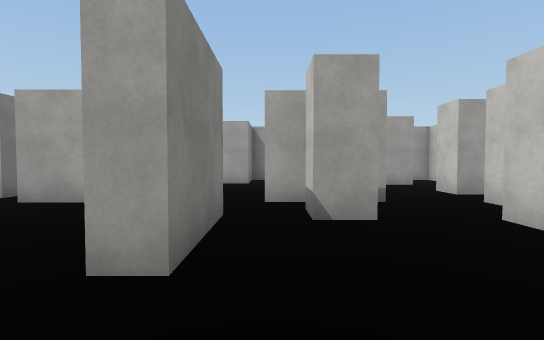
View 1 (above)

24 first-person views from a walk through a Unity game level. The camera is 1.4 m above the floor, tilts 2° down and sees 85° across. The floor is counted in squares, 2 m on a side. Each view is taken from the middle of a square. On the plan, view 1 faces up. The plan holds only what a view shows up to about 10 squares ahead; the rest is blank. The player is left out. Surface patterns are stand-ins for the level's own textures.

View 2
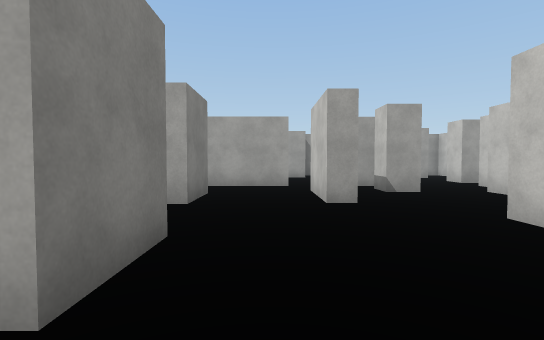

View 3
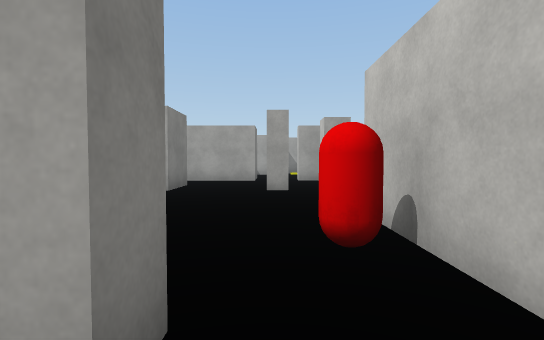

View 4
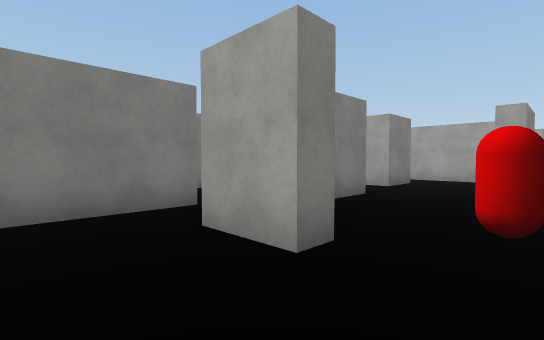

View 5
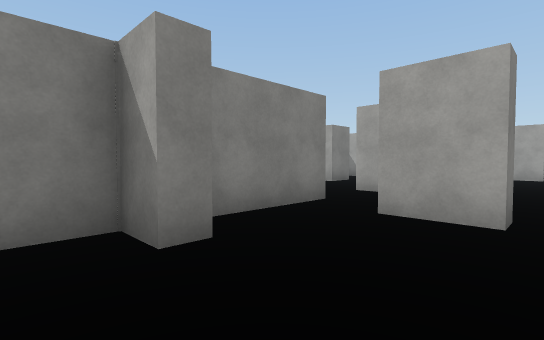

View 6
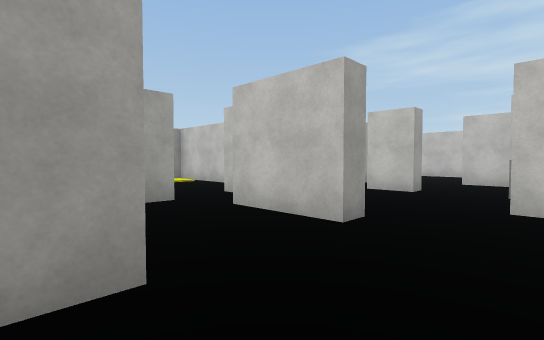

View 7
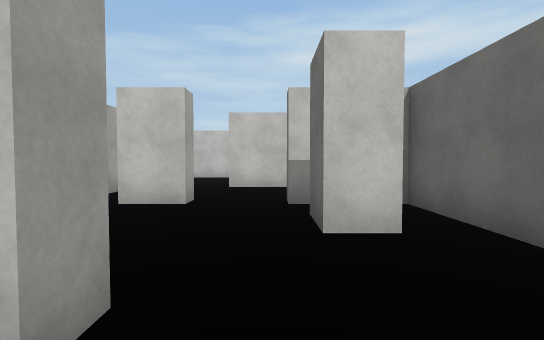

View 8
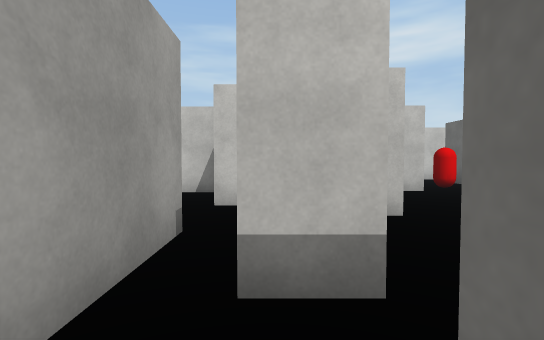

View 9
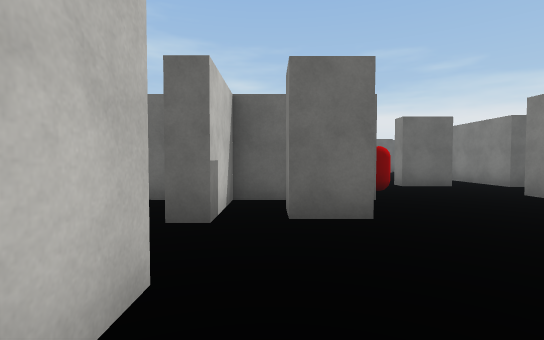

View 10
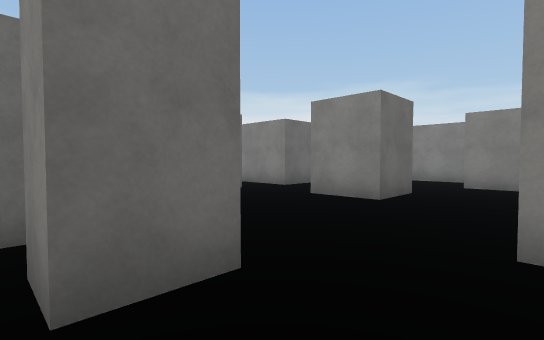

View 11
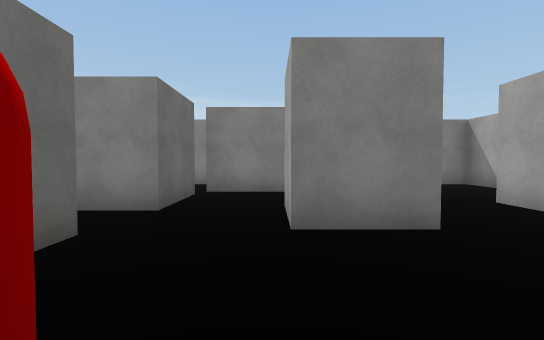

View 12
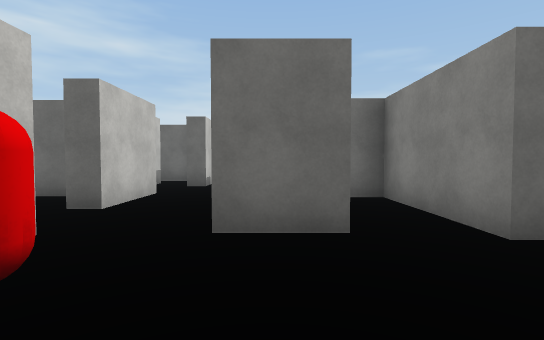

View 13
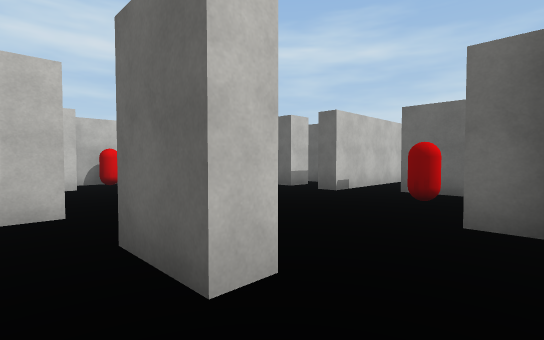

View 14
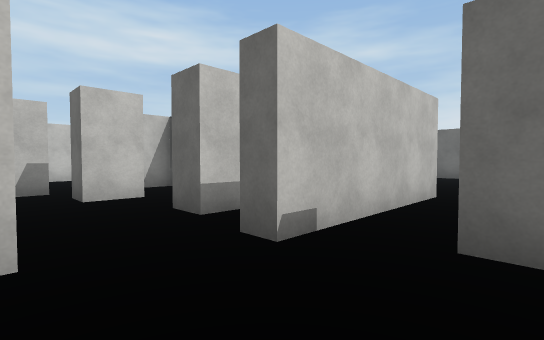

View 15
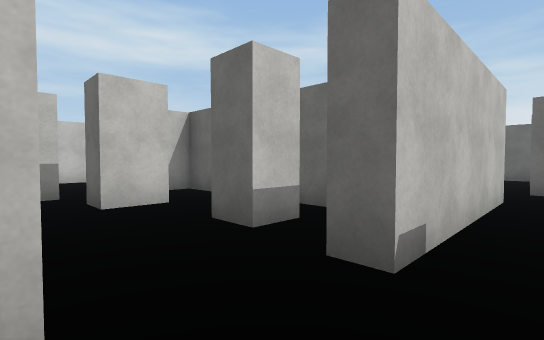

View 16
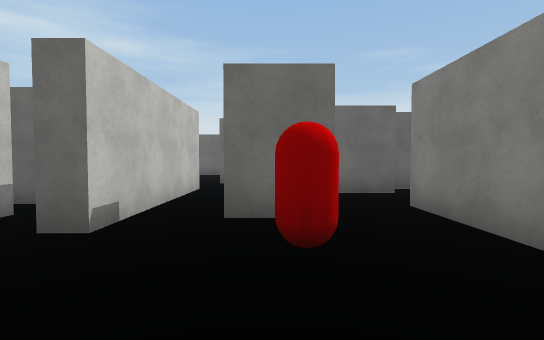

View 17
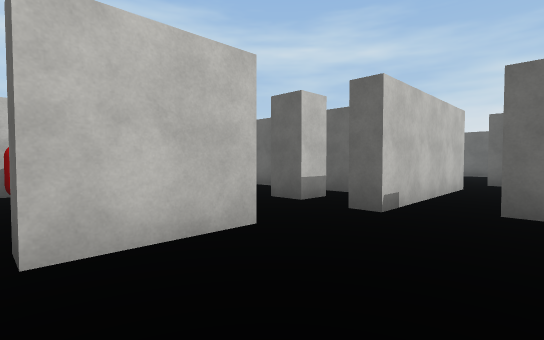

View 18
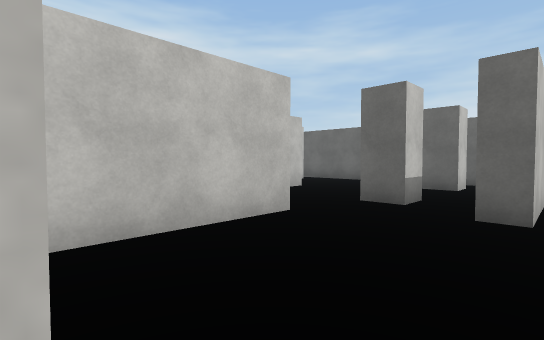

View 19
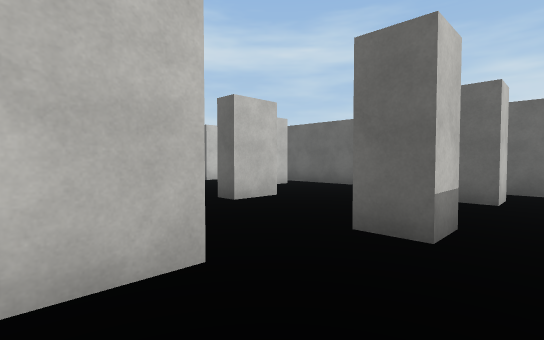

View 20
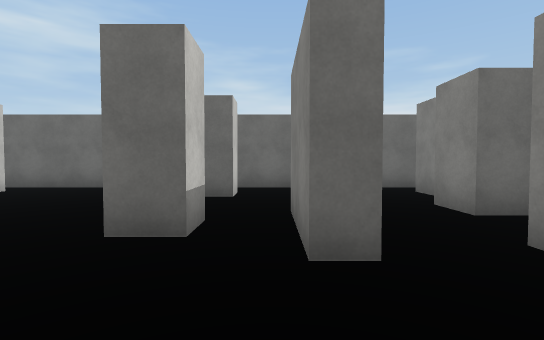

View 21
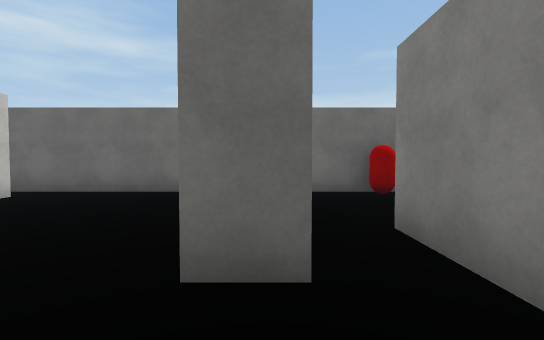

View 22
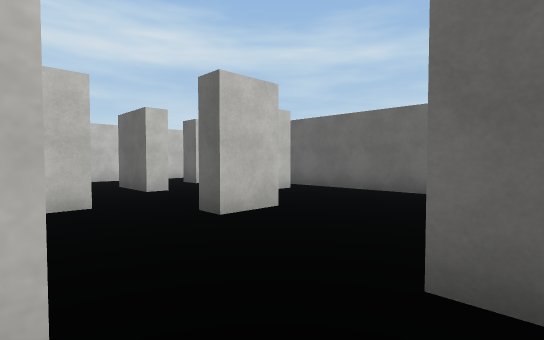

View 23
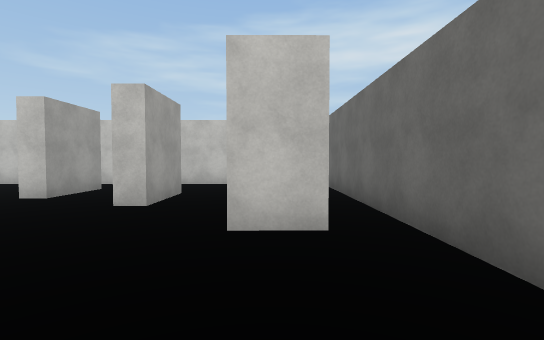

View 24
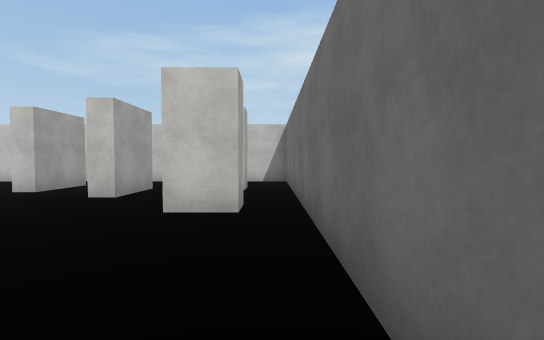

### Floor plan
Ten units are one square. View 1 is at (0, 0); x grows to the right and y downward. Boxes are objects, and circles mark ways between rooms. Rooms are numbered by the first view taken in them; rooms with no view inside come last. Other rooms are left out.
<svg viewBox="-70 -59 170 259">
<path fill="none" stroke="#000" d="M-14 38 -14 43 -27 43 -27 38 -14 38M2 38 2 18M1 11 27 11 27 -7 32 -7M-41 36 -41 65 -32 65 -32 70 -41 70 -41 105M4 72 4 52 10 52M-45 3 -30 3 -30 18 -45 18M38 11 42 11M-26 95 -14 95M-32 -32 -32 -18 -49 -18M32 -24 27 -24 27 -35M-6 -38 -6 -18 -11 -18 -11 -38M56 -5 56 -21M-15 -49 -42 -49M-46 122 -34 122M-3 131 -3 88 2 88M20 -49 -3 -49 -3 -54M46 -44 40 -44M-54 131 -49 131M-27 156 -27 140 -23 140M-53 157 -45 157 -45 167M21 164 21 152 26 152M-23 140 -23 161M63 139 63 134M72 161 55 161 55 156 72 156M-32 195 91 195M95 135 95 130M95 108 95 86M95 195 95 166M-56 195 -48 195M36 107 55 107 55 99M53 81 53 75M8 107 21 107M81 139 63 139M95 166 95 151"/>
<rect x="-25" y="75" width="10" height="10" fill="#bbb"><title>other object</title></rect>
<rect x="-5" y="25" width="10" height="10" fill="#bbb"><title>other object</title></rect>
<rect x="5" y="-5" width="10" height="10" fill="#bbb"><title>other object</title></rect>
<rect x="5" y="-45" width="10" height="10" fill="#bbb"><title>other object</title></rect>
<rect x="55" y="-5" width="10" height="10" fill="#bbb"><title>other object</title></rect>
<rect x="-65" y="175" width="10" height="10" fill="#bbb"><title>other object</title></rect>
<rect x="-35" y="185" width="10" height="10" fill="#bbb"><title>other object</title></rect>
<rect x="-15" y="175" width="10" height="10" fill="#bbb"><title>other object</title></rect>
<rect x="-15" y="145" width="10" height="10" fill="#bbb"><title>other object</title></rect>
<rect x="35" y="175" width="10" height="10" fill="#bbb"><title>other object</title></rect>
<rect x="35" y="135" width="10" height="10" fill="#bbb"><title>other object</title></rect>
<rect x="65" y="175" width="10" height="10" fill="#bbb"><title>other object</title></rect>
<rect x="15" y="85" width="10" height="10" fill="#bbb"><title>other object</title></rect>
<rect x="35" y="85" width="10" height="10" fill="#bbb"><title>other object</title></rect>
<circle cx="-15" cy="135" r="3" fill="#2a7"/>
<circle cx="10" cy="80" r="3" fill="#2a7"/>
<circle cx="60" cy="90" r="3" fill="#2a7"/>
<circle cx="70" cy="150" r="3" fill="#2a7"/>
<circle cx="85" cy="160" r="3" fill="#2a7"/>
<circle cx="90" cy="140" r="3" fill="#2a7"/>
<text x="-10" y="40">1</text>
<text x="20" y="150">2</text>
<text x="30" y="90">3</text>
<text x="80" y="150">4</text>
</svg>
Room 1 opens to room 2. Room 1 opens to room 3. Room 2 opens to room 3. Room 2 opens to room 4.

Where each view was taken, in squares from view 1:
view 1: 0 up, 0 right, facing up
view 2: 3 down, 2 left, facing up
view 3: 5 down, 1 left, facing up
view 4: 6 down, 0 right, facing up-left
view 5: 8 down, 1 left, facing up-left
view 6: 0 up, 4 left, facing up-right
view 7: 1 up, 2 left, facing right
view 8: 4 up, 1 left, facing right
view 9: 4 up, 2 right, facing down
view 10: 2 up, 2 right, facing down-left
view 11: 2 down, 0 right, facing left
view 12: 1 down, 2 left, facing down
view 13: 3 down, 4 left, facing down-right
view 14: 7 down, 2 left, facing down-right
view 15: 7 down, 1 left, facing down-right
view 16: 6 down, 2 left, facing down
view 17: 5 down, 2 left, facing down-right
view 18: 10 down, 3 left, facing down-right
view 19: 12 down, 2 left, facing down-right
view 20: 12 down, 2 left, facing down
view 21: 13 down, 1 left, facing down
view 22: 13 down, 1 left, facing down-right
view 23: 18 down, 1 right, facing right
view 24: 19 down, 0 right, facing right
